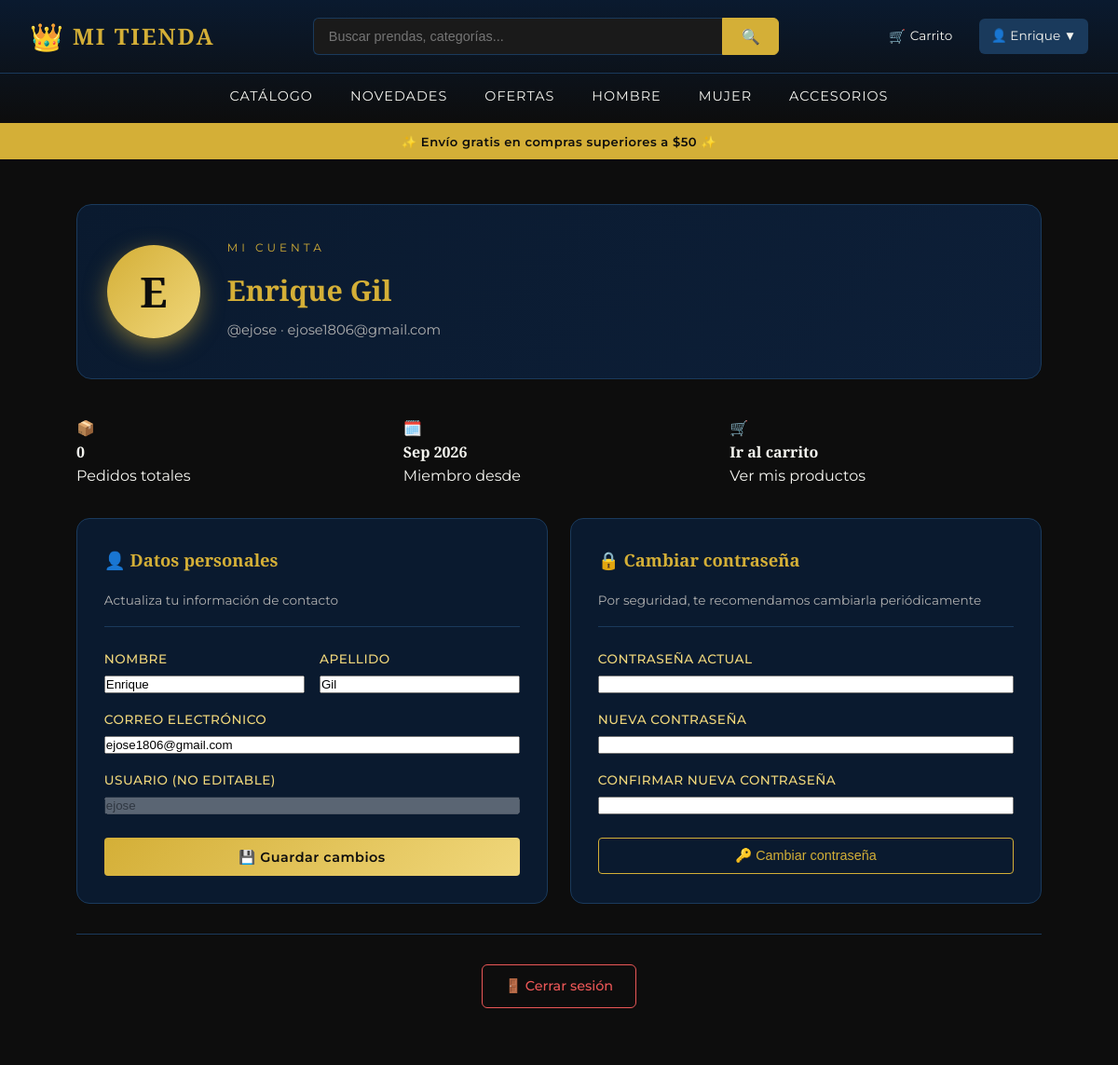
The app's page /mi-perfil/ (signed in, upper part), older data.
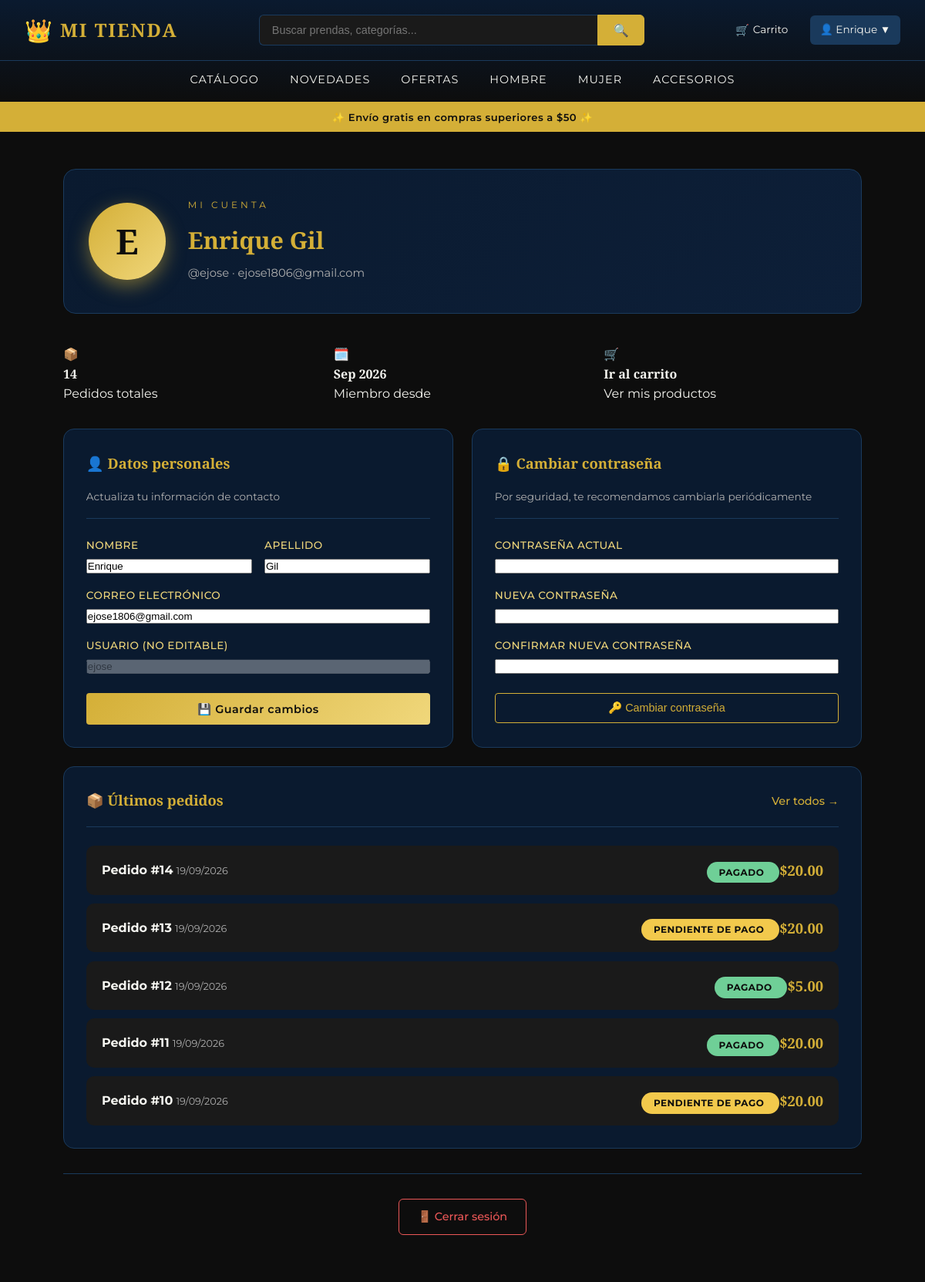
The same page, newer data.
### tienda/tienda/models.py (models this page shows, shortened)
class Pedido(models.Model):
    ESTADOS = [
        ('pendiente', 'Pendiente de pago'),
        ('pagado', 'Pagado'),
        ('enviado', 'Enviado'),
        ('entregado', 'Entregado'),
        ('cancelado', 'Cancelado'),
        ('reembolsado', 'Reembolsado'),
    ]
    METODOS_PAGO = [
        ('transferencia', 'Transferencia bancaria'),
        ('mercadopago', 'MercadoPago'),
        ('binance', 'Binance Pay / USDT'),
        ('zelle', 'Zelle'),
    ]
    usuario = models.ForeignKey(User, on_delete=models.CASCADE, related_name='pedidos')
    creado = models.DateTimeField(auto_now_add=True)
    actualizado = models.DateTimeField(auto_now=True)
    estado = models.CharField(max_length=20, choices=ESTADOS, default='pendiente')
    total = models.DecimalField(max_digits=10, decimal_places=2, default=0)
    metodo_pago = models.CharField(
        max_length=20,
        choices=METODOS_PAGO,
        default='transferencia'
    )
    referencia_transferencia = models.CharField(max_length=100, blank=True)
    comprobante = models.ImageField(upload_to='comprobantes/', blank=True, null=True)
    class Meta:
        verbose_name = "Pedido"
        verbose_name_plural = "Pedidos"
        ordering = ['-creado']

### tienda/tienda/views.py (the view, shortened to what this page needs)
# urls.py: path('mi-perfil/', views.mi_perfil, name='mi_perfil'),
@login_required
def mi_perfil(request):
    pedidos_usuario = Pedido.objects.filter(usuario=request.user).order_by('-creado')[:5]
    total_pedidos = Pedido.objects.filter(usuario=request.user).count()
    return render(request, 'tienda/mi_perfil.html', {
        'pedidos_usuario': pedidos_usuario,
        'total_pedidos': total_pedidos,
    })

### templates/tienda/mi_perfil.html (shortened to what the changed rows need)
{% extends 'tienda/_base.html' %}
{% load static %}
{% block contenido %}
<section class="seccion-perfil">
    <div class="perfil-header">
        <div class="perfil-info">
            <h2>{{ user.first_name }} {{ user.last_name }}</h2>
        </div>
    </div>
    <div class="perfil-stats">
        <div class="stat-card">
            <div>
                <h4>{{ total_pedidos }}</h4>
                <p>Pedidos totales</p>
            </div>
        </div>
    </div>
    {% if pedidos_usuario %}
    <div class="perfil-card">
        <div class="perfil-card-header">
            <h3>📦 Últimos pedidos</h3>
            <a href="{% url 'historial_pedidos' %}" class="link-ver-todos">Ver todos →</a>
        </div>
        <div class="perfil-pedidos">
            {% for pedido in pedidos_usuario %}
            <a href="{% url 'detalle_pedido' pedido.id %}" class="perfil-pedido-row">
                <div>
                    <strong>Pedido #{{ pedido.id }}</strong>
                    <span class="perfil-pedido-fecha">{{ pedido.creado|date:"d/m/Y" }}</span>
                </div>
                <div class="perfil-pedido-estado">
                    <span class="pedido-estado estado-{{ pedido.estado }}">
                        {{ pedido.get_estado_display }}
                    </span>
                    <span class="perfil-pedido-total">${{ pedido.total }}</span>
                </div>
            </a>
            {% endfor %}
        </div>
    </div>
    {% endif %}
</section>
{% endblock %}

Row changes from the older to the newer data that the page shows:
added Pedido: id "14", creado "19/09/2026", estado "PAGADO", total "20.00"
added Pedido: id "13", creado "19/09/2026", estado "PENDIENTE DE PAGO", total "20.00"
added Pedido: id "12", creado "19/09/2026", estado "PAGADO", total "5.00"
added Pedido: id "11", creado "19/09/2026", estado "PAGADO", total "20.00"
added Pedido: id "10", creado "19/09/2026", estado "PENDIENTE DE PAGO", total "20.00"
Text that changed along with them:
{{ total_pedidos }}: "0" → "14"
text now shown: "📦 Últimos pedidos Ver todos →"
